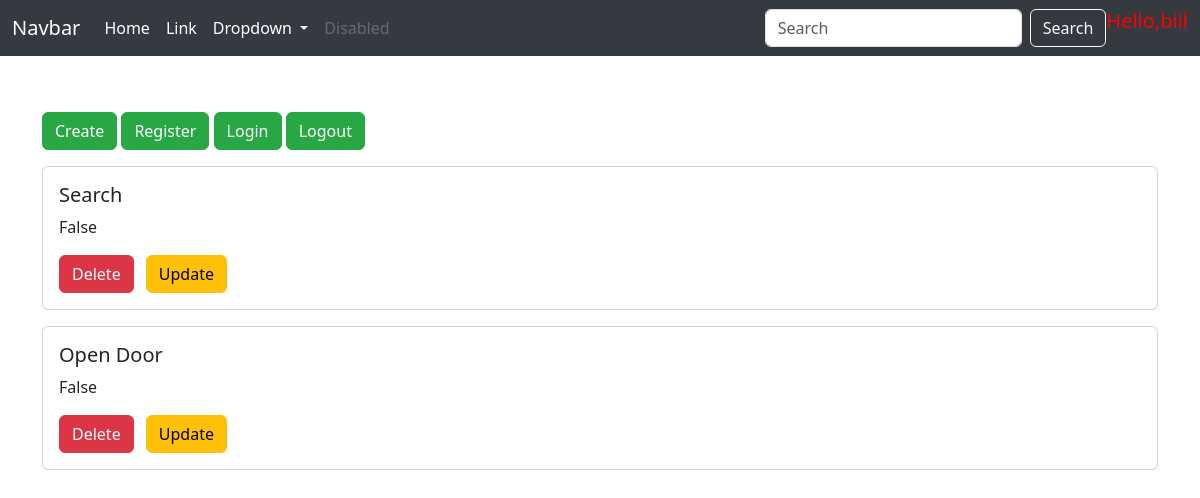
/retreive/ (signed in), run on the app's committed database.
### todoapp/models.py (models this page shows, shortened)
class TODO(models.Model):
    title = models.CharField(max_length=100)
    description = models.TextField()
    is_done = models.BooleanField(default=False)
    user = models.ForeignKey(User, on_delete=models.CASCADE,blank=True,null=True)
    image = models.ImageField(upload_to= 'images/', blank=True,null=True)

### todoapp/views.py (the view)
# urls.py: path('retreive/',views.retreive,name='retreive'),
def retreive(request):
    try:
        todos = TODO.objects.filter(user=request.user)
    except:
        todos = []
    return render(request,'retreive.html',{'todos':todos})

### templates/retreive.html (shortened to what this page needs)
<!doctype html>
<html lang="en">
<head>
  <link href="https://cdn.jsdelivr.net/npm/bootstrap@5.3.3/dist/css/bootstrap.min.css" rel="stylesheet">
</head>
<body>
  <nav class="navbar navbar-expand-lg navbar-dark fixed-top">
    <div class="container-fluid">
      <a class="navbar-brand" href="#">Navbar</a>
      <div class="collapse navbar-collapse" id="navbarSupportedContent">
        <ul class="navbar-nav me-auto mb-2 mb-lg-0">
          <li class="nav-item">
            <a class="nav-link active" aria-current="page" href="#">Home</a>
          </li>
          <li class="nav-item">
            <a class="nav-link" href="#">Link</a>
          </li>
          <li class="nav-item dropdown">
            <a class="nav-link dropdown-toggle" href="#" role="button" data-bs-toggle="dropdown" aria-expanded="false">
              Dropdown
            </a>
          </li>
          <li class="nav-item">
            <a class="nav-link disabled" aria-disabled="true">Disabled</a>
          </li>
        </ul>
        <form class="d-flex" role="search" action="{% url 'search' %}">
          <input class="form-control me-2" type="search" placeholder="Search" aria-label="Search" name="query">
          <button class="btn btn-outline-light" type="submit" >Search</button>
          <h5 style="color: red;">Hello,{{user.username}}</h5>
        </form>
      </div>
    </div>
  </nav>
  <div class="container mt-5">
    <a href="/create"><button type="button" class="btn btn-success mb-3">Create</button></a>
    <a href="/register"><button type="button" class="btn btn-success mb-3">Register</button></a>
    <a href="/login"><button type="button" class="btn btn-success mb-3">Login</button></a>
    <a href="{% url 'logout' %}"><button type="button" class="btn btn-success mb-3">Logout</button></a>
    {% for todo in todos %}
    <div class="card mb-3">
      <div class="card-body">
        <h5 class="card-title">{{ todo.title }}</h5>
        <p class="card-text">{{ todo.is_done }}</p>
        <a href="/delete/{{ todo.id }}"><button type="button" class="btn btn-danger me-2">Delete</button></a>
        <a href="/update/{{ todo.id }}"><button type="button" class="btn btn-warning">Update</button></a>
      </div>
    </div>
    {% endfor %}
  </div>
</body>
</html>

### templates/retreive.html (style rules this page uses)
body { padding-top: 4rem; }
.navbar { background-color: #343a40; }
.navbar-brand, .nav-link { color: #ffffff; }
.btn-success { background-color: #28a745; border-color: #28a745; }
.btn-danger { background-color: #dc3545; border-color: #dc3545; }
.btn-warning { background-color: #ffc107; border-color: #ffc107; }

### data on the page
TODO: title "Search", is_done "False"
TODO: title "Open Door", is_done "False"

### other printed values
{{ user.username }} "biil"
